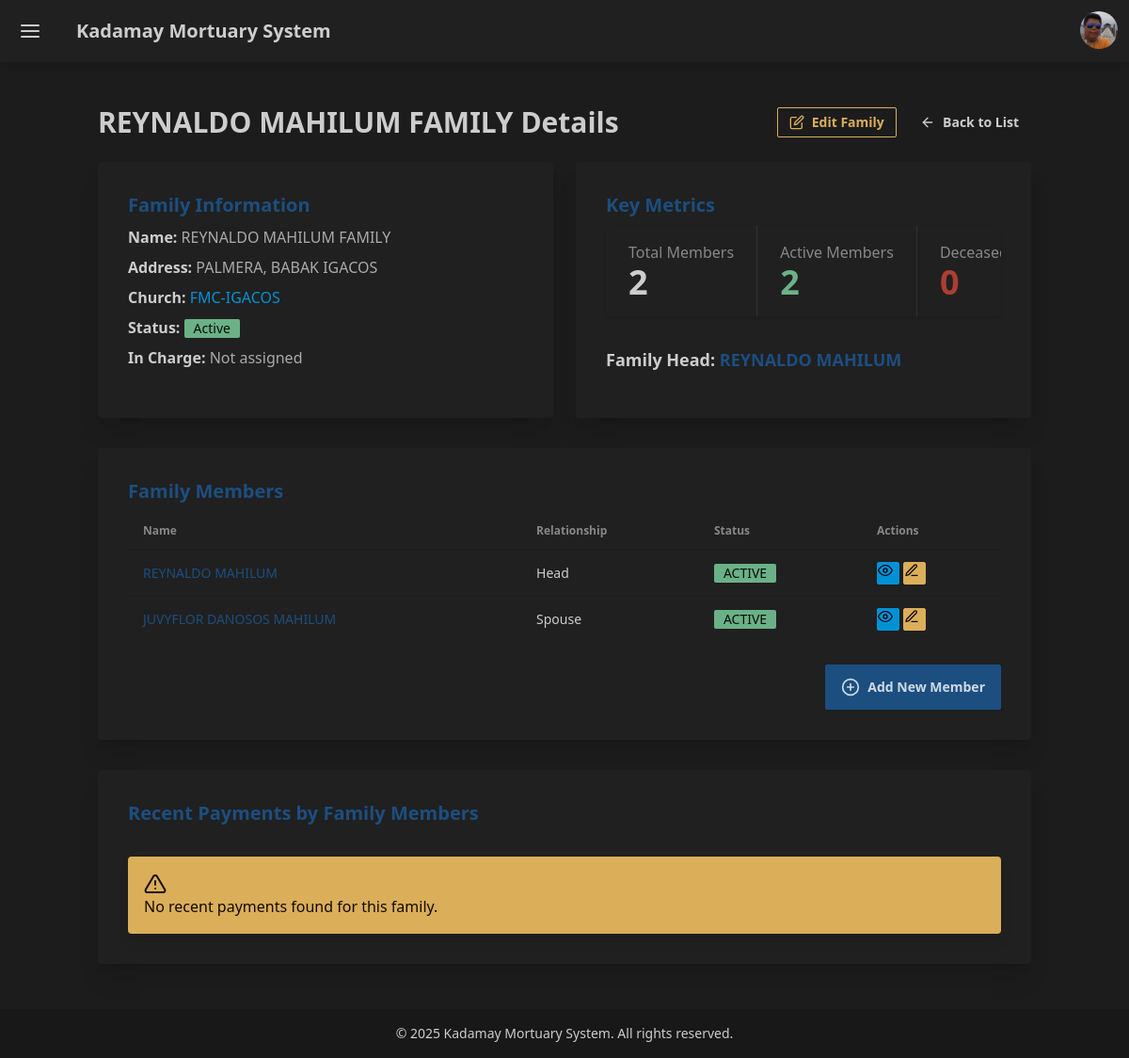
The page /family/2/ (signed in) on the database its author committed.
### apps/account/models.py (models this page shows, shortened)
class Profile(models.Model):
    user = models.OneToOneField(User, on_delete=models.CASCADE)
    THEME_CHOICES = [
        ('light', 'Light (Default DaisyUI)'),
        ('dark', 'Dark'),
        ('corporate', 'Corporate'),  # Your current default
        ('retro', 'Retro'),
        ('cyberpunk', 'Cyberpunk'),
        ('valentine', 'Valentine'),
        ('halloween', 'Halloween'),
        ('forest', 'Forest'),
        ('aqua', 'Aqua'),
        ('luxury', 'Luxury'),
        ('dracula', 'Dracula'),
        ('cmyk', 'CMYK'),
        ('autumn', 'Autumn'),
        ('business', 'Business'),
        ('acid', 'Acid'),
        ('lemonade', 'Lemonade'),
        ('night', 'Night'),
        ('coffee', 'Coffee'),
        ('winter', 'Winter'),
        ('dim', 'Dim'),
        ('nord', 'Nord'),
        ('sunset', 'Sunset'),
    ]
    theme = models.CharField(
        max_length=50, choices=THEME_CHOICES, default='corporate')
    profile_picture = models.ImageField(
        upload_to='profile_pics/', blank=True, null=True)

### apps/family/models.py (models this page shows, shortened)
class Family(models.Model):
    church = models.ForeignKey(
        Church, on_delete=models.CASCADE, related_name='families')  # Add related_name
    family_name = models.CharField(max_length=255)
    address = models.TextField()
    is_active = models.BooleanField(default=True)
    in_charge = models.ForeignKey(
        'individual.Individual',  # Assuming Individual model ang in_charge
        on_delete=models.SET_NULL,
        null=True,
        blank=True,
        related_name='families_managed'
    )

### apps/church/models.py (models this page shows, shortened)
class Church(models.Model):
    name = models.CharField(max_length=255)
    address = models.TextField(blank=True, null=True)
    district = models.ForeignKey(
        District, on_delete=models.SET_NULL, null=True, blank=True)
    is_active = models.BooleanField(default=True)
    in_charge = models.ForeignKey(
        User,  # Assuming User model ang in_charge
        on_delete=models.SET_NULL,
        null=True,
        blank=True,
        related_name='churches_managed'
    )
    class Meta:
        verbose_name_plural = "Churches"  # Para sa admin panel

### apps/individual/models.py (models this page shows, shortened)
class Individual(models.Model):
    given_name = models.CharField(max_length=100)
    middle_name = models.CharField(max_length=100, blank=True, null=True)
    surname = models.CharField(max_length=100)
    suffix_name = models.CharField(max_length=10, blank=True, null=True)
    sex = models.CharField(
        max_length=50, choices=GENDER_CHOICES, blank=True, null=True)
    civil_status = models.CharField(
        max_length=150, choices=CIVIL_STATUS_CHOICES, blank=True, null=True)
    birth_date = models.DateField(blank=True, null=True)
    contact_number = models.CharField(max_length=20, blank=True, null=True)
    email_address = models.EmailField(blank=True, null=True)
    membership_id = models.CharField(max_length=50, blank=True, null=True)
    address = models.CharField(max_length=255, blank=True, null=True)
    RELATIONSHIP_CHOICES = [
        ('HEAD', 'Head'),
        ('SPOUSE', 'Spouse'),
        ('CHILD', 'Child'),
        ('PARENT', 'Parent'),
        ('SIBLING', 'Sibling'),
        ('OTHER', 'Other'),
    ]
    relationship = models.CharField(
        max_length=10, choices=RELATIONSHIP_CHOICES)
    MEMBERSHIP_STATUS_CHOICES = [
        ('ACTIVE', 'Active'),
        ('INACTIVE', 'Inactive'),
        ('PENDING', 'Pending'),
    ]
    membership_status = models.CharField(
        max_length=150, choices=MEMBERSHIP_STATUS_CHOICES, default='ACTIVE')
    is_active_member = models.BooleanField(default=True)
    is_alive = models.BooleanField(default=True)
    date_added = models.DateTimeField(auto_now_add=True)
    family = models.ForeignKey(
        Family, on_delete=models.SET_NULL, null=True, blank=True, related_name='members')
    @property
    def full_name(self):
        parts = []
        if self.given_name:
            parts.append(self.given_name)
        if self.middle_name:
            parts.append(self.middle_name)
        if self.surname:
            parts.append(self.surname)
        if self.suffix_name:
            parts.append(self.suffix_name)
        return " ".join(parts).strip()
    def get_relationship_display_value(self):
        return dict(self.RELATIONSHIP_CHOICES).get(self.relationship, self.relationship)
    class Meta:
        verbose_name_plural = "Individuals"

### apps/family/views.py (the view)
# urls.py: path('<int:pk>/', views.FamilyDetailView.as_view(), name='family_detail'),
class FamilyDetailView(LoginRequiredMixin, DetailView):
    model = Family
    template_name = 'family/family_detail.html'
    context_object_name = 'family'
    def get_context_data(self, **kwargs):
        context = super().get_context_data(**kwargs)
        family = self.get_object()
        all_individuals = family.members.all()
        context['total_members_count'] = all_individuals.count()
        context['active_members_count'] = all_individuals.filter(
            is_active_member=True, is_alive=True).count()
        context['deceased_members_count'] = all_individuals.filter(
            is_alive=False).count()
        context['family_head'] = all_individuals.filter(
            relationship='HEAD').first()
        context['family_payments'] = Payment.objects.filter(
            individual__family=family
        ).order_by('-date_paid')[:10]
        context['all_individuals'] = all_individuals
        return context

### apps/account/context_processors.py (called while the page is built)
def user_church(request):
    if request.user.is_authenticated:
        try:
            if request.user.is_superuser:
                from apps.church.models import Church
                return {'church': Church.objects.first()}
            user_church = UserChurch.objects.filter(user=request.user).first()
            return {'church': user_church.church if user_church else None}
        except:
            return {'church': None}
    return {'church': None}

### templates/family/family_detail.html (shortened to what this page needs)
{% extends 'base.html' %}
{% load static %}
{% block content %}
<div class="container mx-auto px-4 py-8">
    <div class="flex justify-between items-center mb-6">
        <h1 class="text-3xl font-bold text-base-content">{{ family.family_name }} Details</h1>
        <div class="space-x-2">
            <a href="{% url 'family:family_update' family.pk %}" class="btn btn-warning btn-outline btn-sm">
                <i data-feather="edit" class="w-4 h-4"></i> Edit Family
            </a>
            <a href="{% url 'family:family_list' %}" class="btn btn-ghost btn-sm">
                <i data-feather="arrow-left" class="w-4 h-4"></i> Back to List
            </a>
        </div>
    </div>
    <div class="grid grid-cols-1 md:grid-cols-2 gap-6 mb-8">
        <div class="card bg-base-100 shadow-xl">
            <div class="card-body">
                <h2 class="card-title text-primary">Family Information</h2>
                <div class="text-base-content/80">
                    <p class="mb-2"><strong class="text-base-content">Name:</strong> {{ family.family_name }}</p>
                    <p class="mb-2"><strong class="text-base-content">Address:</strong> {{ family.address }}</p>
                    <p class="mb-2"><strong class="text-base-content">Church:</strong> <a href="{% url 'church:church_detail' family.church.pk %}" class="link link-hover link-info">{{ family.church.name }}</a></p>
                    <p class="mb-2"><strong class="text-base-content">Status:</strong>
                        <span class="badge {% if family.is_active %}badge-success{% else %}badge-error{% endif %} badge-md">
                            {% if family.is_active %}Active{% else %}Inactive{% endif %}
                        </span>
                    </p>
                    {% if family.in_charge %}
                        <p class="mb-2"><strong class="text-base-content">In Charge:</strong> {{ family.in_charge.full_name }}</p>
                    {% else %}
                        <p class="mb-2"><strong class="text-base-content">In Charge:</strong> Not assigned</p>
                    {% endif %}
                </div>
            </div>
        </div>
        <div class="card bg-base-100 shadow-xl">
            <div class="card-body">
                <h2 class="card-title text-primary">Key Metrics</h2>
                <div class="stats stats-vertical lg:stats-horizontal shadow mb-6">
                    <div class="stat">
                        <div class="stat-title">Total Members</div>
                        <div class="stat-value">{{ total_members_count }}</div>
                    </div>
                    <div class="stat">
                        <div class="stat-title">Active Members</div>
                        <div class="stat-value text-success">{{ active_members_count }}</div>
                    </div>
                    <div class="stat">
                        <div class="stat-title">Deceased Members</div>
                        <div class="stat-value text-error">{{ deceased_members_count }}</div>
                    </div>
                </div>
                {% if family_head %}
                    <p class="text-lg font-semibold mb-4">Family Head: <span class="text-primary">{{ family_head.given_name }} {{ family_head.surname }}</span></p>
                {% else %}
                    <p class="text-base-content/70 mb-4">No Family Head designated yet.</p>
                {% endif %}
            </div>
        </div>
    </div>
    <div class="card bg-base-100 shadow-xl mb-8">
        <div class="card-body">
            <h2 class="card-title text-primary">Family Members</h2>
            {% if total_members_count > 0 %}
                <div class="overflow-x-auto">
                    <table class="table w-full">
                        <thead>
                            <tr>
                                <th>Name</th>
                                <th>Relationship</th>
                                <th>Status</th>
                                <th>Actions</th>
                            </tr>
                        </thead>
                        <tbody>
                            {% for individual in all_individuals %}
                                <tr>
                                    <td><a href="{% url 'individual:individual_detail' individual.pk %}" class="link link-hover link-primary">{{ individual.full_name }}</a></td>
                                    <td>{{ individual.get_relationship_display_value }}</td>
                                    <td>
                                        <span class="badge {% if individual.is_active_member %}badge-success{% else %}badge-error{% endif %} badge-md">
                                            {% if individual.is_active_member %}ACTIVE{% else %}INACTIVE{% endif %}
                                        </span>
                                    </td>
                                    <td>
                                        <div class="flex gap-1">
                                            <a href="{% url 'individual:individual_detail' individual.pk %}" class="btn btn-xs btn-info btn-square tooltip" data-tip="View Member">
                                                <i data-feather="eye" class="w-4 h-4"></i>
                                            </a>
                                            <a href="{% url 'individual:individual_update' individual.pk %}" class="btn btn-xs btn-warning btn-square tooltip" data-tip="Edit Member">
                                                <i data-feather="edit-3" class="w-4 h-4"></i>
                                            </a>
                                        </div>
                                    </td>
                                </tr>
                            {% endfor %}
                        </tbody>
                    </table>
                </div>
                <div class="mt-4 text-right">
                    <a href="{% url 'individual:family_individual_create' family.pk %}" class="btn btn-primary btn-md">
                        <i data-feather="plus-circle" class="w-5 h-5"></i> Add New Member
                    </a>
                </div>
            {% endif %}
        </div>
    </div>
    <div class="card bg-base-100 shadow-xl">
        <div class="card-body">
            <h2 class="card-title text-primary">Recent Payments by Family Members</h2>
            {% if family_payments %}
                <div class="overflow-x-auto">
                    <table class="table w-full">
                        <thead>
                            <tr>
                                <th>Individual</th>
                                <th>Amount</th>
                                <th>Date Paid</th>
                                <th>Payment Type</th>
                            </tr>
                        </thead>
                        <tbody>
                            {% for payment in family_payments %}
                                <tr>
                                    <td><a href="{% url 'individual:individual_detail' payment.individual.pk %}" class="link link-hover link-primary">{{ payment.individual.full_name }}</a></td>
                                    <td>{{ payment.amount|floatformat:2 }}</td>
                                    <td>{{ payment.date_paid|date:"M j, Y" }}</td>
                                    <td>{{ payment.get_payment_type_display }}</td>
                                </tr>
                            {% endfor %}
                        </tbody>
                    </table>
                </div>
            {% else %}
                <div class="alert alert-warning shadow-lg mt-6">
                    <div>
                        <i data-feather="alert-triangle" class="w-6 h-6"></i>
                        <span>No recent payments found for this family.</span>
                    </div>
                </div>
            {% endif %}
        </div>
    </div>
</div>
{% endblock %}

### templates/base.html (shortened to what this page needs)
<!DOCTYPE html>
<html lang="en" data-theme="{{ request.user.profile.theme|default:'corporate' }}">
<head>
    <link rel="stylesheet" href="https://cdn.jsdelivr.net/npm/daisyui@4.10.1/dist/full.min.css" />
    <script src="https://cdn.tailwindcss.com"></script>
</head>
<body class="bg-base-200 text-base-content min-h-screen flex flex-col">
    <div class="drawer z-40 flex-grow pt-16">
        <div class="drawer-content flex flex-col">
            <header class="hidden lg:flex navbar bg-base-100 shadow-md z-50 fixed top-0 w-full">
                <div class="flex-1">
                    <button class="btn btn-square btn-ghost mr-2" onclick="document.getElementById('drawer-toggle').checked = !document.getElementById('drawer-toggle').checked;">
                        <i data-feather="menu"></i>
                    </button>
                    <a class="btn btn-ghost text-xl">Kadamay Mortuary System</a>
                </div>
                <div class="flex-none gap-2">
                    <div class="dropdown dropdown-end">
                        <div tabindex="0" role="button" class="btn btn-ghost btn-circle avatar">
                            <div class="w-10 rounded-full">
                                {% if user.profile.profile_picture %}
                                    <img alt="User avatar" src="{{ user.profile.profile_picture.url }}" onerror="this.onerror=null;this.src='https://api.dicebear.com/7.x/initials/svg?seed={{ user.username }}';"/>
                                {% else %}
                                    <img alt="User avatar" src="https://api.dicebear.com/7.x/initials/svg?seed={{ user.username }}" />
                                {% endif %}
                            </div>
                        </div>
                    </div>
                </div>
            </header>
            <main class="flex-grow p-4">
                {% block content %}{% endblock %}
            </main>
            <footer class="footer footer-center p-4 bg-base-300 text-base-content text-sm">
                <aside>
                    <p>&copy; 2025 Kadamay Mortuary System. All rights reserved.</p>
                </aside>
            </footer>
        </div>
        <div class="drawer-side" id="drawer-menu">
            <label for="drawer-toggle" class="drawer-overlay"></label>
        </div>
    </div>
    <div id="toast_container" class="toast toast-end z-[999]"></div>
</body>
</html>

### rows shown on the page
Family: family_name "REYNALDO MAHILUM FAMILY", address "PALMERA, BABAK IGACOS", church.name "FMC-IGACOS"
Individual: given_name "REYNALDO", surname "MAHILUM", full_name "REYNALDO MAHILUM", get_relationship_display_value "Head", is_active_member "ACTIVE"
Individual: full_name "JUVYFLOR DANOSOS MAHILUM", get_relationship_display_value "Spouse", is_active_member "ACTIVE"

### other values the page prints
{{ total_members_count }} "2"
{{ active_members_count }} "2"
{{ deceased_members_count }} "0"
